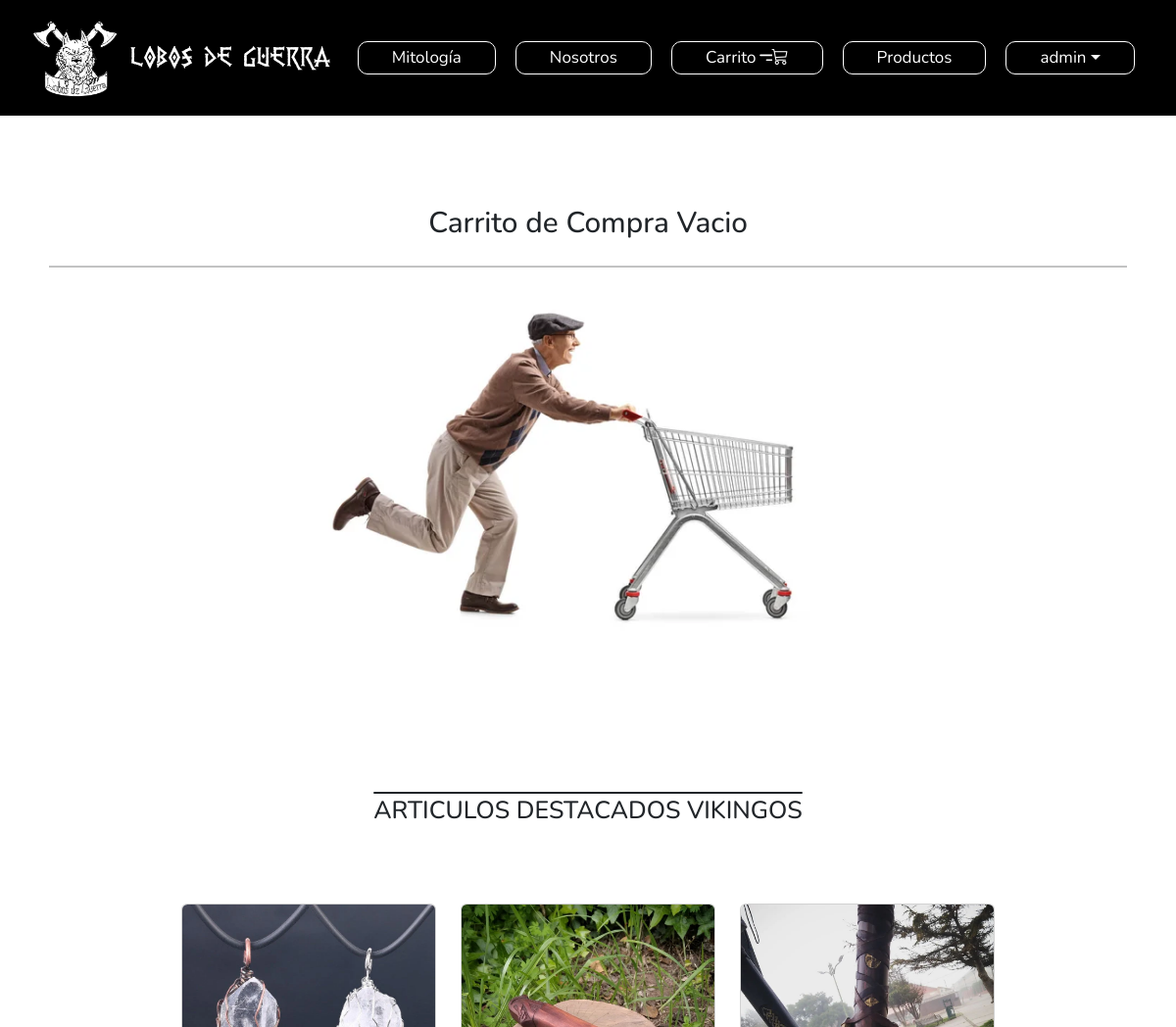
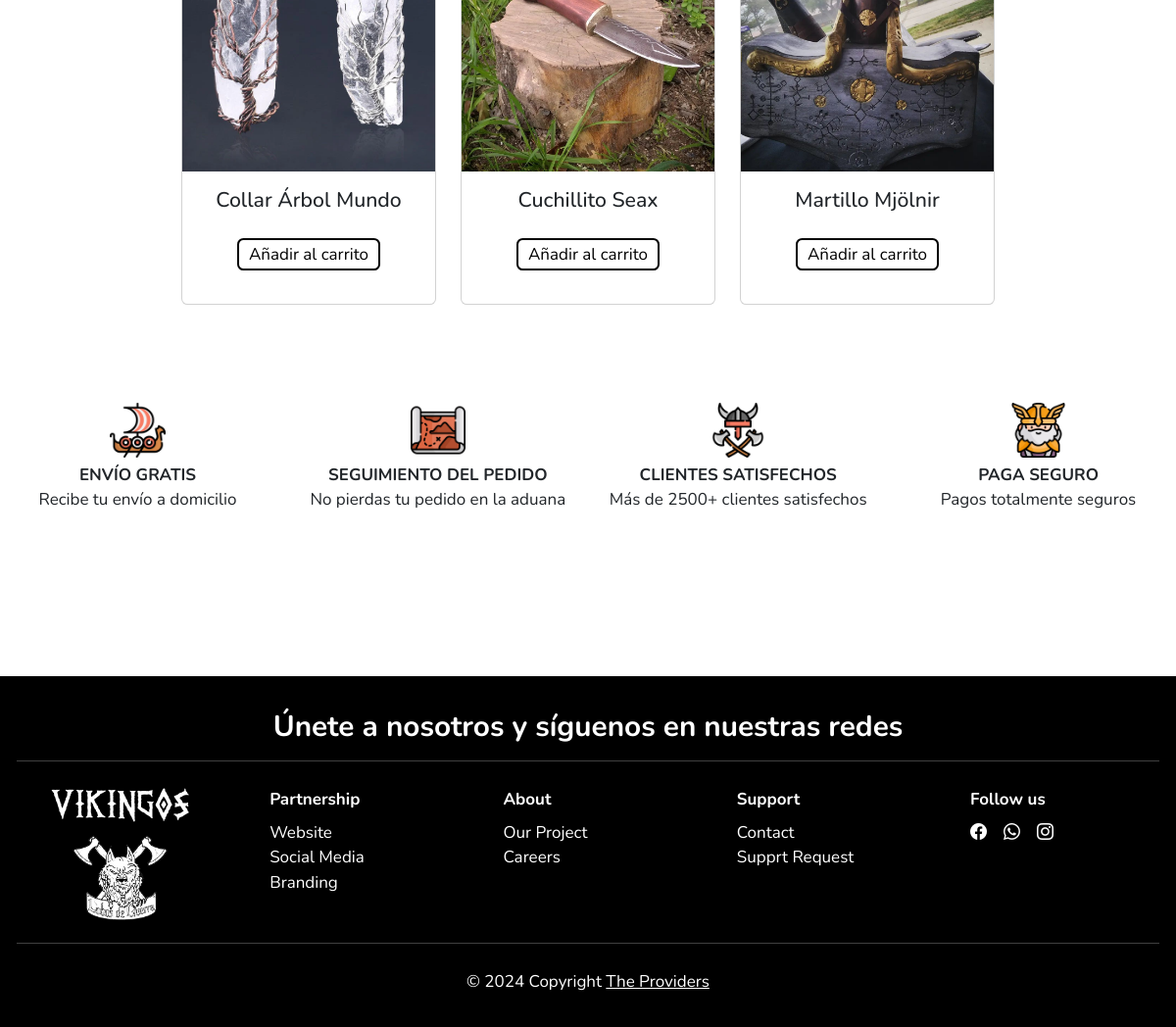
/lobopage/compra (signed in), run on the app's committed database (2 pictures, top to bottom).
### lobopage/models.py (models this page shows, shortened)
class Producto(models.Model):
    nombre = models.CharField(max_length=50)
    precio = models.IntegerField()
    descripcion = models.TextField(blank=True, null=True)
    imagen = models.ImageField(upload_to="productos", blank=True, null=True)

### lobopage/views.py (the view)
# urls.py: path('compra', views.compra, name='compra'),
@login_required
def compra(request):
    carrito_items = CarritoItem.objects.filter(usuario=request.user)
    total_carrito = sum(item.subtotal() for item in carrito_items)
    descuento = 0
    if request.method == 'POST':
        codigo_promo = request.POST.get('codigo_promo')
        if codigo_promo == 'NORDICO$2024$':
            request.session['codigo_promo'] = codigo_promo
        else:
            request.session['codigo_promo'] = None
    codigo_promo = request.session.get('codigo_promo')
    if codigo_promo == 'NORDICO$2024$':
        descuento = 0.25  # 25% de descuento
    total_con_descuento = round(total_carrito * (1 - descuento))
    productos = Producto.objects.all()
    context = {
        'carrito_items': carrito_items,
        'total_carrito': total_carrito,
        'total_con_descuento': total_con_descuento,
        'descuento': descuento,
        'productos': productos,
        'porIds' : [1,2,3]
    }
    return render(request, 'lobopage/compra.html', context)

### lobopage/context_processors.py (called while the page is built)
def cantidad_total_carrito(request):
    total_cantidad_productos = 0
    if request.user.is_authenticated:
        total_cantidad_productos = CarritoItem.objects.filter(usuario=request.user).aggregate(total=Sum('cantidad'))['total'] or 0
    return {'total_cantidad_productos': total_cantidad_productos}

### lobopage/templates/lobopage/compra.html (shortened to what this page needs)
{% load static %}
{% load humanize %}
<!DOCTYPE html>
<html lang="en">
<head>
  <link href="https://cdn.jsdelivr.net/npm/bootstrap@5.3.3/dist/css/bootstrap.min.css" rel="stylesheet"
>
  <link rel="stylesheet" href="https://cdn.jsdelivr.net/npm/bootstrap-icons@1.11.3/font/bootstrap-icons.min.css">
  <link rel="stylesheet" href="{% static 'css/style.css' %}">
</head>
<body>
  <header>
    <nav class="navbar navbar-expand-lg fixed-top">
      <div class="container-fluid">
        <a class="navbar-brand" href="{% url 'index' %}">
          <img class="logo-normal" src="{% static 'img/Logo-sinfondo.png' %}"   alt="Logo" width="90" height="90">
          Lobos de Guerra
        </a>
        <div class="collapse navbar-collapse" id="navbarNavAltMarkup">
          <div class="navbar-nav">
            <a class="nav-link" href="{% url 'mitologia' %}">Mitología</a>
            <a class="nav-link" href="{% url 'nosotros' %}">Nosotros</a>
            <a class="nav-link"   href="{% url 'compra' %}">Carrito
              <i class="bi bi-cart3"> {% if total_cantidad_productos > 0 %} {{ total_cantidad_productos }} {% endif%}</i></a>
            {% if user.is_authenticated %}
              {% if user.is_staff %}
                <a class="nav-link" href="{% url 'crudProductos' %}">Productos</a>
              {% endif %}
              <div class="nav-item dropdown">
                <a class="nav-link dropdown-toggle" href="#" id="navbarDropdown" role="button" data-bs-toggle="dropdown" aria-expanded="false">
                  {{ user.username }}
                </a>
              </div>
            {% else %}
              <a class="nav-link" href="{% url 'login' %}">Iniciar Sesión</a>
            {% endif %}
          </div>
        </div>
      </div>
    </nav>
  </header>
  <div class="container" style="margin-top: 150px;">
    <div class="d-flex flex-column align-items-center">
      <h3 id="titulo-carrito">Carrito de Compra {% if not carrito_items%}Vacio{% endif%}</h3>
      <hr class="container" style="height: 2px; background-color: black; width: 1100px;">
    </div>
    <div class="text-center">
      {% if not carrito_items %}
          <img src="{% static 'img/abuelo-carro.jpg' %}" class="w-50" alt="imagen 1">
      {% endif %}
    </div>
    <div>
      <h1 id="titulo-destacados">ARTICULOS DESTACADOS VIKINGOS</h1>
    </div>
    <div class="row row-cols-1 row-cols-md-3 g-4 justify-content-center mb-5">
    {% for p in productos %}
      {% if p.id in porIds %}
          <div class="col-sm-6 col-lg-4 col-xl-3">
              <div class="card h-100">
                  <img src="{{p.imagen.url}}" class="card-img-top" alt="img1" style="height: 300px;">
                  <div class="card-body text-center">
                      <h5 class="card-title">{{ p.nombre }}</h5>
                      <button type="button" class="btn btn-outline-light mt-3 mb-3" data-bs-toggle="modal" data-bs-target="#modal-articulo-{{forloop.counter}}">Añadir al carrito</button>
                  </div>
              </div>
          </div>
      {% endif %}
    {% endfor %}
    </div>
  </div>
  <div class="row text-center" style="margin-top: 100px;">
    <div class="col-md-3 col-sm-6">
      <img style="width: 20%;" src="{% static 'img/vikiingos-envio-gratis.png' %}" alt="img1">
      <p class="fw-bold txt-ofrecemos mt-1 mb-0" >ENVÍO GRATIS</p>
      <p >Recibe tu envío a domicilio</p>
    </div>
    <div class="col-md-3 col-sm-6">
      <img style="width: 20%;" src="{% static 'img/vikiingos-seguimiento-pedido.png' %}" alt="img2">
      <p class="fw-bold txt-ofrecemos mt-1 mb-0" >SEGUIMIENTO DEL PEDIDO</p>
      <p >No pierdas tu pedido en la aduana</p>
    </div>
    <div class="col-md-3 col-sm-6">
      <img style="width: 20%;" src="{% static 'img/vikiingos-pago-seguro.png' %}" alt="img3">
      <p class="fw-bold txt-ofrecemos mt-1 mb-0" >CLIENTES SATISFECHOS</p>
      <p >Más de 2500+ clientes satisfechos</p>
    </div>
    <div class="col-md-3 col-sm-6">
      <img style="width: 20%;" src="{% static 'img/vikiingos-satisfaccion.png' %}" alt="img4">
      <p class="fw-bold txt-ofrecemos mt-1 mb-0" >PAGA SEGURO</p>
      <p >Pagos totalmente seguros </p>
    </div>
  </div>
  <div class="container-fluid text-white p-3" style="background-color: black; margin-top: 150px;">
    <div class="mt-3">
      <h3 class="text-center fw-bold">Únete a nosotros y síguenos en nuestras redes</h3>
      <hr>
    </div>
    <div class="row justify-content-around text-center text-md-start">
      <div class="col-md-2 text-center">
        <h1 class="mb-0" style="font-family: 'Vikingo';">Vikingos</h1>
        <img src="{% static 'img/Logo-sinfondo.png' %}" alt="img-logo" style=" width: 100px;">
      </div>
      <div class="col-md-2">
        <ul class="list-unstyled">
          <li class="fw-bold my-2">Partnership</li>
          <li><a href="#" class="text-decoration-none text-white">Website</a></li>
          <li><a href="#" class="text-decoration-none text-white">Social Media</a></li>
          <li><a href="#" class="text-decoration-none text-white">Branding</a></li>
        </ul>
      </div>
      <div class="col-md-2">
        <ul class="list-unstyled">
          <li class="fw-bold my-2">About</li>
          <li><a href="" class="text-decoration-none  text-white">Our Project</a></li>
          <li><a href="" class="text-decoration-none  text-white">Careers</a></li>
        </ul>
      </div>
      <div class="col-md-2">
        <ul class="list-unstyled">
          <li class="fw-bold my-2">Support</li>
          <li><a href="#" class="text-decoration-none text-white">Contact</a></li>
          <li><a href="#" class="text-decoration-none text-white">Supprt Request</a></li>
        </ul>
      </div>
      <div class="col-md-2" >
        <li class="fw-bold my-2 list-unstyled">Follow us</li>
        <ul class="list-unstyled d-flex justify-content-center justify-content-md-start">
          <li><a href="https://www.facebook.com/profile.php?id=100092718123317" target="_blank" ><i class="social bi bi-facebook me-2"></i></a></li>
          <li><a href="#"                                                                       ><i class="social bi bi-whatsapp mx-2"></i></a></li>
          <li><a href="https://www.instagram.com/lobosdeguerrachile/"           target="_blank" ><i class="social bi bi-instagram mx-2"></i></a></li>
        </ul>
      </div>
    </div>
    <hr>
    <div class="row">
      <div class="col-md-12 text-center pt-2">
        <p>&copy; 2024 Copyright <a href="#" class="text-white">The Providers</a></p>
      </div>
    </div>
  </div>
</body>
</html>

### lobopage/static/css/style.css (style rules this page uses)
* { box-sizing: border-box; margin: 0; padding: 0; font-family: "Nunito", sans-serif; font-size: 17px; }
.navbar>.container-fluid { justify-content: center; }
#titulo-destacados { font-size: 25px; text-align: center; margin: 150px 0 80px 0; text-decoration: overline; text-transform: uppercase; }
.card img { height: 400px; object-fit: cover; }
#titulo-carrito { margin-top: 60px; }

### data on the page
Producto: imagen (picture), nombre "Collar Árbol Mundo"
Producto: imagen (picture), nombre "Cuchillito Seax"
Producto: imagen (picture), nombre "Martillo Mjölnir"

### other printed values
{{ user.username }} "admin"
